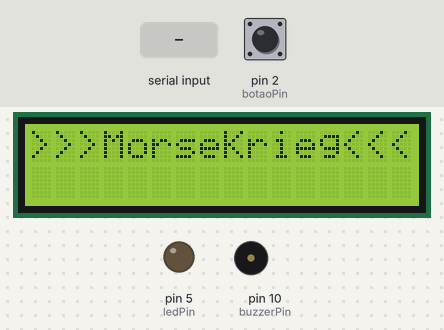
Simulated run of this sketch. Board: Arduino Uno, built with avr-gcc and run on an emulated ATmega328P. On the bench: 16×2 character LCD, output pins drawn as LEDs (lit = HIGH), buzzer (waves = sounding). The inputs (shaded band) are chosen by the test bench; at power-on: pin 2 (botaoPin) LOW. What the sketch prints to the serial monitor is not drawn.

Above: at 2.2 s.
2.3 s: pin 2 (botaoPin) pulled HIGH for 0.15 s
At 3.6 s:
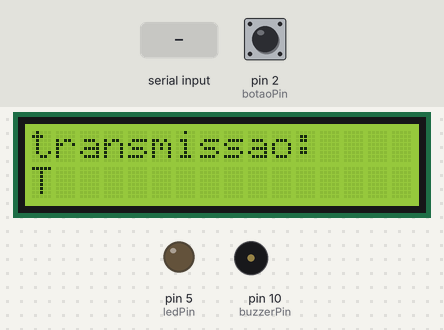
4.7 s: "A" received over Serial
At 6.2 s:
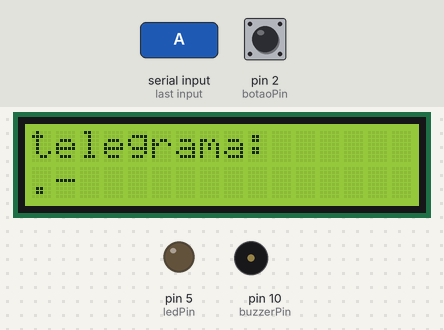
7.2 s: pin 2 (botaoPin) pulled HIGH for 1 s
At 9.9 s:
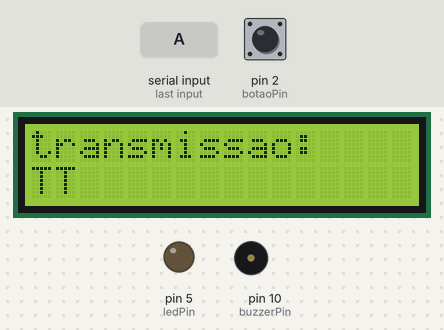
10.5 s: pin 2 (botaoPin) pulled HIGH for 0.15 s
At 12.3 s:
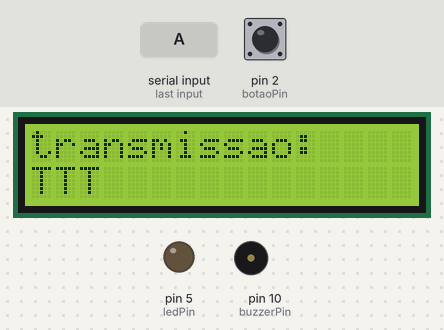
12.9 s: pin 2 (botaoPin) pulled HIGH for 3.2 s
At 18.1 s:
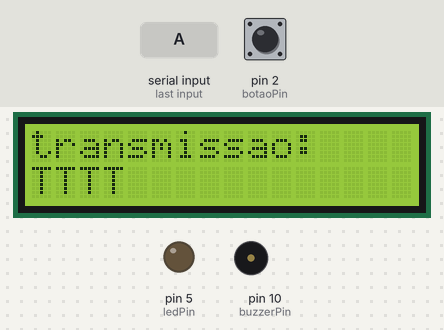
18.4 s: pin 2 (botaoPin) pulled HIGH for 0.15 s
At 19.6 s:
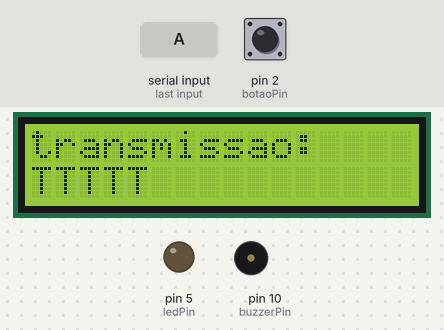
Timing chart, 0 to 21.4 s (numbered marks = the images above; inputs shaded):
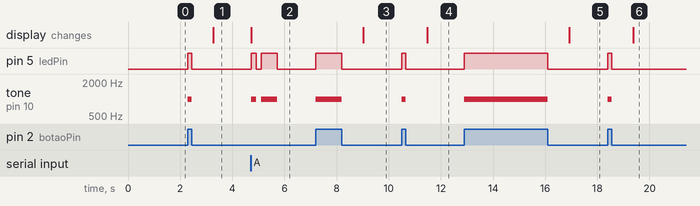

The sketch:

morsekriegModo.ino
```cpp
#include <Wire.h>                  // Biblioteca para comunicação I2C
#include <Adafruit_LiquidCrystal.h> // Biblioteca para controle do display LCD

// Definição do LCD (Endereço I2C 0x20, 16 colunas, 2 linhas)
Adafruit_LiquidCrystal lcd_1(0);

// Definição dos pinos
const int botaoPin = 2;    // Pino do botão
const int ledPin = 5;      // Pino do LED
const int buzzerPin = 10;  // Pino do buzzer

// Variáveis de controle
unsigned long tempoPressionado = 0;
unsigned long tempoUltimaPressao = 0;
bool botaoPressionado = false;
String mensagemMorse = "";
String palavra = "";

// Tempo limite para separação de letras e palavras
const int tempoLetra = 700;
const int tempoPalavra = 1400;

// Função para converter código Morse para letras
String morseToChar(String morseCode) {
  if (morseCode == ".-") return "A";
  if (morseCode == "-...") return "B";
  if (morseCode == "-.-.") return "C";
  if (morseCode == "-..") return "D";
  if (morseCode == ".") return "E";
  if (morseCode == "..-.") return "F";
  if (morseCode == "--.") return "G";
  if (morseCode == "....") return "H";
  if (morseCode == "..") return "I";
  if (morseCode == ".---") return "J";
  if (morseCode == "-.-") return "K";
  if (morseCode == ".-..") return "L";
  if (morseCode == "--") return "M";
  if (morseCode == "-.") return "N";
  if (morseCode == "---") return "O";
  if (morseCode == ".--.") return "P";
  if (morseCode == "--.-") return "Q";
  if (morseCode == ".-.") return "R";
  if (morseCode == "...") return "S";
  if (morseCode == "-") return "T";
  if (morseCode == "..-") return "U";
  if (morseCode == "...-") return "V";
  if (morseCode == ".--") return "W";
  if (morseCode == "-..-") return "X";
  if (morseCode == "-.--") return "Y";
  if (morseCode == "--..") return "Z";
  if (morseCode == "-----") return "0";
  if (morseCode == ".----") return "1";
  if (morseCode == "..---") return "2";
  if (morseCode == "...--") return "3";
  if (morseCode == "....-") return "4";
  if (morseCode == ".....") return "5";
  if (morseCode == "-....") return "6";
  if (morseCode == "--...") return "7";
  if (morseCode == "---..") return "8";
  if (morseCode == "----.") return "9";
  return "";
}

// Função para converter letra em código Morse
String charToMorse(char c) {
  switch (toupper(c)) {
    case 'A': return ".-";
    case 'B': return "-...";
    case 'C': return "-.-.";
    case 'D': return "-..";
    case 'E': return ".";
    case 'F': return "..-.";
    case 'G': return "--.";
    case 'H': return "....";
    case 'I': return "..";
    case 'J': return ".---";
    case 'K': return "-.-";
    case 'L': return ".-..";
    case 'M': return "--";
    case 'N': return "-.";
    case 'O': return "---";
    case 'P': return ".--.";
    case 'Q': return "--.-";
    case 'R': return ".-.";
    case 'S': return "...";
    case 'T': return "-";
    case 'U': return "..-";
    case 'V': return "...-";
    case 'W': return ".--";
    case 'X': return "-..-";
    case 'Y': return "-.--";
    case 'Z': return "--..";
    case '0': return "-----";
    case '1': return ".----";
    case '2': return "..---";
    case '3': return "...--";
    case '4': return "....-";
    case '5': return ".....";
    case '6': return "-....";
    case '7': return "--...";
    case '8': return "---..";
    case '9': return "----.";
    case ' ': return " ";
    default: return "";
  }
}

void setup() {
  pinMode(botaoPin, INPUT);
  pinMode(ledPin, OUTPUT);
  pinMode(buzzerPin, OUTPUT);
  Serial.begin(9600);
  lcd_1.begin(16, 2);
  lcd_1.setBacklight(1);
  lcd_1.print(">>>MorseKrieg<<<");
  delay(1000);
}

// Variável para armazenar o código Morse acumulado
String morseAcumulado = "";

void loop() {
  int leituraBotao = digitalRead(botaoPin);  // Lê o estado do botão

  // MODO 1: Envio via botão para código Morse
  if (leituraBotao == HIGH) {  // Se o botão está pressionado
    if (!botaoPressionado) {  // Se não estava pressionado anteriormente
      tempoPressionado = millis();  // Marca o tempo de início de pressionamento
      botaoPressionado = true;
    }
    // O LED fica aceso enquanto o botão está pressionado
    digitalWrite(ledPin, HIGH);
    tone(buzzerPin, 1000);  // Emite som enquanto o botão está pressionado
  } else {  // Quando o botão é solto
    if (botaoPressionado) {  // Se o botão estava pressionado anteriormente
      unsigned long duracao = millis() - tempoPressionado;  // Calcula o tempo de pressionamento
      botaoPressionado = false;
      digitalWrite(ledPin, LOW);  // Apaga o LED
      noTone(buzzerPin);  // Para o som

      // Determina se foi um ponto ou um traço
      if (duracao < 50) {
        mensagemMorse += ".";  // Ponto (curto)
      } else {
        mensagemMorse += "-";  // Traço (longo)
      }

      // Exibe o código Morse no monitor serial
      Serial.print("Morse: ");
      Serial.println(mensagemMorse);  // Exibe a sequência em Morse no terminal

      // Aguarda um tempo curto antes de poder pressionar novamente
      delay(100);  // Atraso entre os cliques para evitar múltiplos registros em uma única pressão
      tempoUltimaPressao = millis();  // Atualiza o tempo da última pressão
    }
  }

  // Verificar se o tempo sem pressionamento excedeu o limite para separar palavras
  if (millis() - tempoUltimaPressao > tempoLetra && mensagemMorse.length() > 0) {
    // Convertendo a mensagem morse para letra
    String letra = morseToChar(mensagemMorse);
    if (letra != "") {
      // Adiciona a letra à palavra formada
      palavra += letra;

      // Exibe a palavra completa no LCD
      lcd_1.setCursor(0, 0);
      lcd_1.print("transmissao:    ");

      // Exibe a palavra acumulada
      lcd_1.setCursor(0, 1);
      lcd_1.print(palavra);

      // Se a palavra tiver mais de 16 caracteres, inicia o deslocamento
      if (palavra.length() > 16) {
        lcd_1.scrollDisplayLeft();  // Move o texto para a esquerda
      }

      // Exibe a letra na Serial
      Serial.print("Letra: ");
      Serial.println(letra);
    }

    // Resetando a mensagem para a próxima letra
    mensagemMorse = "";
    tempoUltimaPressao = millis();  // Atualiza o tempo da última pressão
  }

  // Verifica a entrada do modo serial para envio de letras manualmente (Modo 2)
  if (Serial.available()) {
    char caractere = Serial.read();
    String codigoMorse = charToMorse(caractere);

    if (codigoMorse != "") {
      // Exibe a letra e seu código Morse no Serial
      Serial.print(caractere);
      Serial.print(" -> ");
      Serial.println(codigoMorse);  // Exibe a letra e o código Morse no formato Letra -> Código Morse

      // Acumula o código Morse com um espaço entre as letras
      if (morseAcumulado.length() > 0) {
        morseAcumulado += " ";  // Adiciona um espaço entre as letras
      }
      morseAcumulado += codigoMorse;

      // Exibe o código Morse acumulado no LCD
      lcd_1.setCursor(0, 0);
      lcd_1.print("telegrama:      ");
      lcd_1.setCursor(0, 1);
      lcd_1.print(morseAcumulado);

      // Transmite o código Morse (com som e LED)
      for (int i = 0; i < codigoMorse.length(); i++) {
        if (codigoMorse[i] == '.') {
          digitalWrite(ledPin, HIGH);
          tone(buzzerPin, 1000);
          delay(200);
        } else if (codigoMorse[i] == '-') {
          digitalWrite(ledPin, HIGH);
          tone(buzzerPin, 1000);
          delay(600);
        }
        digitalWrite(ledPin, LOW);
        noTone(buzzerPin);
        delay(200);
      }
      delay(tempoLetra);
    }
  }
}
```

Measured:
- after the input at 2.3 s, pin 5 (ledPin): LOW → HIGH at once, → LOW 0.15 s later; tone on pin 10 (buzzerPin): silent → 1000 Hz at once, → silent 0.15 s later; the display: changes after 0.97 s (image 1)
- after the input at 4.7 s, pin 5 (ledPin): LOW → HIGH at once, → LOW 0.20 s later, → HIGH 0.20 s later, → LOW 0.60 s later; tone on pin 10 (buzzerPin): silent → 1000 Hz at once, → silent 0.20 s later, → 1000 Hz 0.20 s later, → silent 0.60 s later; the display: changes at once (image 2)
- after the input at 7.2 s, pin 5 (ledPin): LOW → HIGH at once, → LOW 1.0 s later; tone on pin 10 (buzzerPin): silent → 1000 Hz at once, → silent 1.0 s later; the display: changes after 1.8 s (image 3)
- after the input at 10.5 s, pin 5 (ledPin): LOW → HIGH at once, → LOW 0.15 s later; tone on pin 10 (buzzerPin): silent → 1000 Hz at once, → silent 0.15 s later; the display: changes after 0.97 s (image 4)
- after the input at 12.9 s, pin 5 (ledPin): LOW → HIGH at once, → LOW 3.2 s later; tone on pin 10 (buzzerPin): silent → 1000 Hz at once, → silent 3.2 s later; the display: changes after 4.0 s (image 5)
- after the input at 18.4 s, pin 5 (ledPin): LOW → HIGH at once, → LOW 0.15 s later; tone on pin 10 (buzzerPin): silent → 1000 Hz at once, → silent 0.15 s later; the display: changes after 0.97 s (image 6)
